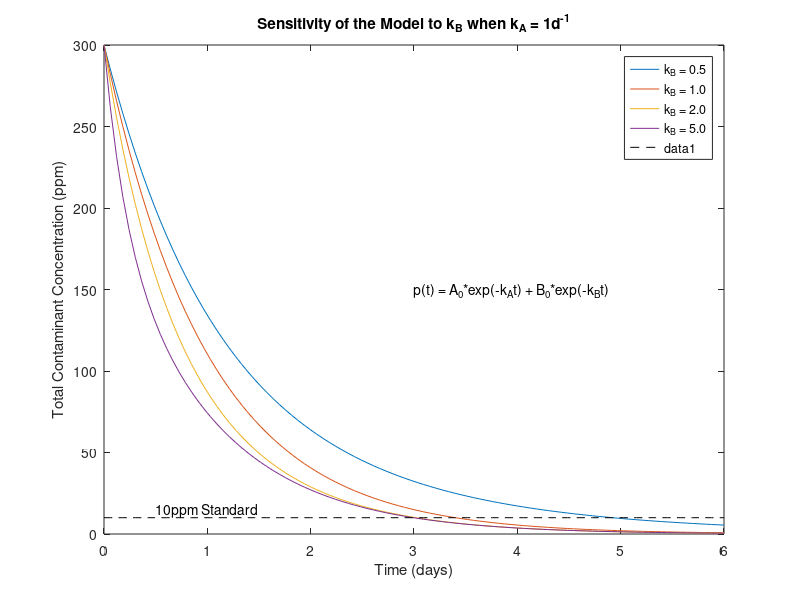

The MATLAB source for this figure:
%This analysis explores the sensitivity of the contaminant decay model to 
%the decay rate of contaminant B.  The model is defined by 
%
%  p(t) = A0*exp(-kA*t) + B0*exp(-kB*t)
%
%Variable definitions
%   p = total contaminant concentration in ppm
%   t = time in days
%   A0 = initial concentration of contaminant A in ppm
%   B0 = initial concentration of contaminant B in ppm
%   kA = decay rate of contaminant A in d^-1
%   kB = decay rate of contanimant B in d^-1

A0 = 200;
B0 = 100;
kA = 1;
kB = [0.5 1 2 5];
t = linspace(0,6);
%first case
p1 = A0*exp(-kA*t) + B0*exp(-kB(1)*t);
%second case
p2 = A0*exp(-kA*t) + B0*exp(-kB(2)*t);
%third case
p3 = A0*exp(-kA*t) + B0*exp(-kB(3)*t);
%fourth case
p4 = A0*exp(-kA*t) + B0*exp(-kB(4)*t);

%Generate graph
figure(1)
plot(t,p1,t,p2,t,p3,t,p4)
hold on
title('Sensitivity of the Model to k_B when k_A = 1d^{-1}')
xlabel('Time (days)')
ylabel('Total Contaminant Concentration (ppm)')
legend('k_B = 0.5','k_B = 1.0','k_B = 2.0','k_B = 5.0')
%add dashed line to plot for 10 ppm standard
plot(t,10*ones(1,length(t)),'k--')
text(0.5,15,'10ppm Standard')
text(3,150,'p(t) = A_0*exp(-k_At) + B_0*exp(-k_Bt)')
hold off

